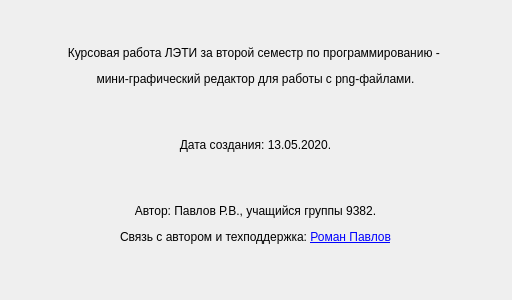
<?xml version="1.0" encoding="UTF-8"?>
<ui version="4.0">
 <class>About</class>
 <widget class="QDialog" name="About">
  <property name="geometry">
   <rect>
    <x>0</x>
    <y>0</y>
    <width>512</width>
    <height>300</height>
   </rect>
  </property>
  <property name="minimumSize">
   <size>
    <width>512</width>
    <height>300</height>
   </size>
  </property>
  <property name="maximumSize">
   <size>
    <width>512</width>
    <height>300</height>
   </size>
  </property>
  <property name="windowTitle">
   <string>О программе</string>
  </property>
  <widget class="QLabel" name="label">
   <property name="geometry">
    <rect>
     <x>20</x>
     <y>10</y>
     <width>471</width>
     <height>271</height>
    </rect>
   </property>
   <property name="text">
    <string>&lt;html&gt;&lt;head/&gt;&lt;body&gt;&lt;p align=&quot;center&quot;&gt;Курсовая работа ЛЭТИ за второй семестр по программированию - &lt;/p&gt;&lt;p align=&quot;center&quot;&gt;мини-графический редактор для работы с png-файлами.&lt;/p&gt;&lt;p align=&quot;center&quot;&gt;&lt;br/&gt;&lt;/p&gt;&lt;p align=&quot;center&quot;&gt;Дата создания: 13.05.2020.&lt;/p&gt;&lt;p align=&quot;center&quot;&gt;&lt;br/&gt;&lt;/p&gt;&lt;p align=&quot;center&quot;&gt;Автор: Павлов Р.В., учащийся группы 9382.&lt;/p&gt;&lt;p align=&quot;center&quot;&gt;Связь с автором и техподдержка: &lt;a href=&quot;https://vk.com/romapavlov59&quot;&gt;&lt;span style=&quot; text-decoration: underline; color:#0000ff;&quot;&gt;Роман Павлов&lt;/span&gt;&lt;/a&gt;&lt;/p&gt;&lt;/body&gt;&lt;/html&gt;</string>
   </property>
  </widget>
 </widget>
 <resources/>
 <connections/>
</ui>
